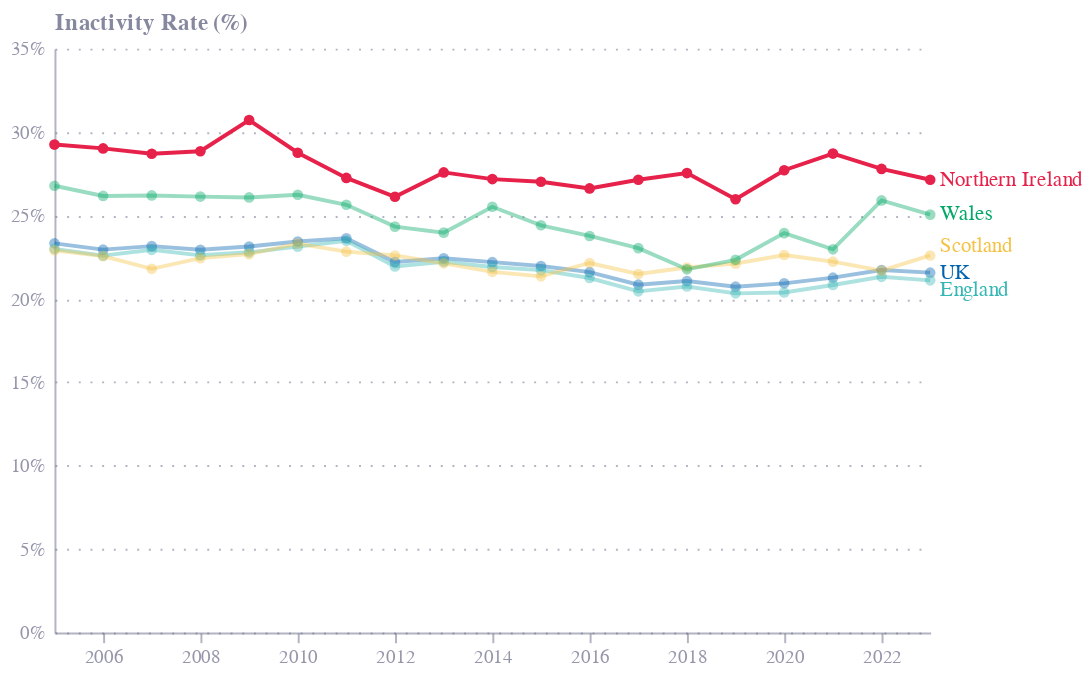

Notebook code for this chart:
### Code cell
df = full_df.copy()
df = df.query('`Source File` == "chart1.xml"')
df.columns = ['series', 'year', 'value', 'file']
df = df.drop(columns=['file'])
df.series.unique()
df['year'] = pd.to_datetime(df['year'], format='%Y.0')
# ['Inactivity UK (%)', 'Inactivity England (%)',
#        'Inactivity Scotland (%)', 'Inactivity Wales (%)',
#        'Inactivity Northern Ireland (%)']

df['series'] = df['series'].map({
    'Inactivity UK (%)': 'UK',
    'Inactivity England (%)': 'England',
    'Inactivity Scotland (%)': 'Scotland',
    'Inactivity Wales (%)': 'Wales',
    'Inactivity Northern Ireland (%)': 'Northern Ireland'
})


df['label'] = np.where(df['year'].dt.year == 2023, df.series, '')

base = alt.Chart(df).encode(
    x=alt.X('year:T', title=''),
    y=alt.Y('value:Q', title='Inactivity Rate (%)', axis=alt.Axis(format='%')),
    color=alt.Color('series:N', title='Country', legend=None),
)

lines = base.mark_line(
    point=True
).encode(
    opacity=alt.condition(alt.datum.series == 'Northern Ireland', alt.value(1), alt.value(0.4))
)

labels = base.mark_text(align='left',
                        dy=alt.expr("datum.series == 'Scotland' ? -5 : datum.series == 'England' ? 5 : 0"),
                                                                          dx=5).encode(
    text='label:N'
)

chart = (lines + labels).properties(
    width=450,
    height=300
)

chart.save('charts/fig1.png', scale_factor=2.0)
chart.save('charts/fig1.json')
chart

### Figure 1 — Vega-Lite specification as saved in the notebook (floating-point values rounded to 4 significant figures)
{"config": {"font": "Circular Std", "mark": {"line": {"interpolate": "monotone"}}, "view": {"stroke": "transparent", "width": 400, "height": 300}, "range": {"category": ["#36B7B4", "#E6224B", "#F4C245", "#0063AF", "#00A767", "#179FDB", "#EB5C2E"], "diverging": ["#E6224B", "#E54753", "#C9C9C9", "#179FDB", "#122B39"], "heatmap": ["#C9C9C9", "#179FDB", "#0063AF", "#122B39"], "ordinal": ["#00A767", "#36B7B4", "#179FDB", "#0063AF", "#243B5A"]}, "axisX": {"domainColor": "#676A86", "domainOpacity": 0.5, "grid": false, "labelAngle": 0, "labelColor": "#676A86", "labelOpacity": 0.7, "orient": "bottom", "tickColor": "#676A86", "tickCount": 10, "tickOpacity": 0.5, "title": false, "titleAlign": "center", "titleAnchor": "middle", "titleColor": "#676A86", "titleFontSize": 12, "titleOpacity": 0.8, "titleY": -15}, "axisY": {"domainColor": "#676A86", "domainOpacity": 0.5, "gridColor": "#676A86", "gridDash": [1, 5], "gridOpacity": 0.5, "labelColor": "#676A86", "labelOpacity": 0.7, "labelPadding": 5, "tickColor": "#676A86", "tickCount": 8, "tickOpacity": 0.5, "ticks": false, "titleAlign": "left", "titleAngle": 0, "titleBaseline": "bottom", "titleColor": "#676A86", "titleFontSize": 12, "titleOpacity": 0.8, "titleX": 0, "titleY": -7}}, "layer": [{"mark": {"type": "line", "point": true}, "encoding": {"color": {"field": "series", "legend": null, "title": "Country", "type": "nominal"}, "opacity": {"condition": {"test": "(datum.series === 'Northern Ireland')", "value": 1}, "value": 0.4}, "x": {"field": "year", "title": "", "type": "temporal"}, "y": {"axis": {"format": "%"}, "field": "value", "title": "Inactivity Rate (%)", "type": "quantitative"}}}, {"mark": {"type": "text", "align": "left", "dx": 5, "dy": {"expr": "datum.series == 'Scotland' ? -5 : datum.series == 'England' ? 5 : 0"}}, "encoding": {"color": {"field": "series", "legend": null, "title": "Country", "type": "nominal"}, "text": {"field": "label", "type": "nominal"}, "x": {"field": "year", "title": "", "type": "temporal"}, "y": {"axis": {"format": "%"}, "field": "value", "title": "Inactivity Rate (%)", "type": "quantitative"}}}], "data": {"name": "data-e2bc2400cbdded99cb6ac27fce38acb4"}, "height": 300, "width": 450, "$schema": "https://vega.github.io/schema/vega-lite/v5.8.0.json", "datasets": {"data-e2bc2400cbdded99cb6ac27fce38acb4": [{"series": "UK", "year": "2005-01-01T00:00:00", "value": 0.2333, "label": ""}, {"series": "UK", "year": "2006-01-01T00:00:00", "value": 0.2295, "label": ""}, {"series": "UK", "year": "2007-01-01T00:00:00", "value": 0.2316, "label": ""}, {"series": "UK", "year": "2008-01-01T00:00:00", "value": 0.2294, "label": ""}, {"series": "UK", "year": "2009-01-01T00:00:00", "value": 0.2314, "label": ""}, {"series": "UK", "year": "2010-01-01T00:00:00", "value": 0.2344, "label": ""}, {"series": "UK", "year": "2011-01-01T00:00:00", "value": 0.2363, "label": ""}, {"series": "UK", "year": "2012-01-01T00:00:00", "value": 0.2221, "label": ""}, {"series": "UK", "year": "2013-01-01T00:00:00", "value": 0.2243, "label": ""}, {"series": "UK", "year": "2014-01-01T00:00:00", "value": 0.222, "label": ""}, {"series": "UK", "year": "2015-01-01T00:00:00", "value": 0.2197, "label": ""}, {"series": "UK", "year": "2016-01-01T00:00:00", "value": 0.216, "label": ""}, {"series": "UK", "year": "2017-01-01T00:00:00", "value": 0.2085, "label": ""}, {"series": "UK", "year": "2018-01-01T00:00:00", "value": 0.2107, "label": ""}, {"series": "UK", "year": "2019-01-01T00:00:00", "value": 0.2073, "label": ""}, {"series": "UK", "year": "2020-01-01T00:00:00", "value": 0.2093, "label": ""}, {"series": "UK", "year": "2021-01-01T00:00:00", "value": 0.2127, "label": ""}, {"series": "UK", "year": "2022-01-01T00:00:00", "value": 0.2173, "label": ""}, {"series": "UK", "year": "2023-01-01T00:00:00", "value": 0.2157, "label": "UK"}, {"series": "England", "year": "2005-01-01T00:00:00", "value": 0.23, "label": ""}, {"series": "England", "year": "2006-01-01T00:00:00", "value": 0.2259, "label": ""}, {"series": "England", "year": "2007-01-01T00:00:00", "value": 0.2294, "label": ""}, {"series": "England", "year": "2008-01-01T00:00:00", "value": 0.2261, "label": ""}, {"series": "England", "year": "2009-01-01T00:00:00", "value": 0.2279, "label": ""}, {"series": "England", "year": "2010-01-01T00:00:00", "value": 0.2313, "label": ""}, {"series": "England", "year": "2011-01-01T00:00:00", "value": 0.2348, "label": ""}, {"series": "England", "year": "2012-01-01T00:00:00", "value": 0.2194, "label": ""}, {"series": "England", "year": "2013-01-01T00:00:00", "value": 0.2222, "label": ""}, {"series": "England", "year": "2014-01-01T00:00:00", "value": 0.2191, "label": ""}, {"series": "England", "year": "2015-01-01T00:00:00", "value": 0.2172, "label": ""}, {"series": "England", "year": "2016-01-01T00:00:00", "value": 0.2125, "label": ""}, {"series": "England", "year": "2017-01-01T00:00:00", "value": 0.2045, "label": ""}, {"series": "England", "year": "2018-01-01T00:00:00", "value": 0.2074, "label": ""}, {"series": "England", "year": "2019-01-01T00:00:00", "value": 0.2033, "label": ""}, {"series": "England", "year": "2020-01-01T00:00:00", "value": 0.2038, "label": ""}, {"series": "England", "year": "2021-01-01T00:00:00", "value": 0.2083, "label": ""}, {"series": "England", "year": "2022-01-01T00:00:00", "value": 0.2132, "label": ""}, {"series": "England", "year": "2023-01-01T00:00:00", "value": 0.2111, "label": "England"}, {"series": "Scotland", "year": "2005-01-01T00:00:00", "value": 0.2291, "label": ""}, {"series": "Scotland", "year": "2006-01-01T00:00:00", "value": 0.2256, "label": ""}, {"series": "Scotland", "year": "2007-01-01T00:00:00", "value": 0.218, "label": ""}, {"series": "Scotland", "year": "2008-01-01T00:00:00", "value": 0.2244, "label": ""}, {"series": "Scotland", "year": "2009-01-01T00:00:00", "value": 0.2268, "label": ""}, {"series": "Scotland", "year": "2010-01-01T00:00:00", "value": 0.2331, "label": ""}, {"series": "Scotland", "year": "2011-01-01T00:00:00", "value": 0.2283, "label": ""}, {"series": "Scotland", "year": "2012-01-01T00:00:00", "value": 0.226, "label": ""}, {"series": "Scotland", "year": "2013-01-01T00:00:00", "value": 0.2213, "label": ""}, {"series": "Scotland", "year": "2014-01-01T00:00:00", "value": 0.2162, "label": ""}, {"series": "Scotland", "year": "2015-01-01T00:00:00", "value": 0.2135, "label": ""}, {"series": "Scotland", "year": "2016-01-01T00:00:00", "value": 0.2215, "label": ""}, {"series": "Scotland", "year": "2017-01-01T00:00:00", "value": 0.2149, "label": ""}, {"series": "Scotland", "year": "2018-01-01T00:00:00", "value": 0.2188, "label": ""}, {"series": "Scotland", "year": "2019-01-01T00:00:00", "value": 0.2211, "label": ""}, {"series": "Scotland", "year": "2020-01-01T00:00:00", "value": 0.2263, "label": ""}, {"series": "Scotland", "year": "2021-01-01T00:00:00", "value": 0.2223, "label": ""}, {"series": "Scotland", "year": "2022-01-01T00:00:00", "value": 0.2169, "label": ""}, {"series": "Scotland", "year": "2023-01-01T00:00:00", "value": 0.226, "label": "Scotland"}, {"series": "Wales", "year": "2005-01-01T00:00:00", "value": 0.2678, "label": ""}, {"series": "Wales", "year": "2006-01-01T00:00:00", "value": 0.2617, "label": ""}, {"series": "Wales", "year": "2007-01-01T00:00:00", "value": 0.262, "label": ""}, {"series": "Wales", "year": "2008-01-01T00:00:00", "value": 0.2613, "label": ""}, {"series": "Wales", "year": "2009-01-01T00:00:00", "value": 0.2608, "label": ""}, {"series": "Wales", "year": "2010-01-01T00:00:00", "value": 0.2624, "label": ""}, {"series": "Wales", "year": "2011-01-01T00:00:00", "value": 0.2564, "label": ""}, {"series": "Wales", "year": "2012-01-01T00:00:00", "value": 0.2433, "label": ""}, {"series": "Wales", "year": "2013-01-01T00:00:00", "value": 0.2397, "label": ""}, {"series": "Wales", "year": "2014-01-01T00:00:00", "value": 0.2552, "label": ""}, {"series": "Wales", "year": "2015-01-01T00:00:00", "value": 0.2441, "label": ""}, {"series": "Wales", "year": "2016-01-01T00:00:00", "value": 0.2377, "label": ""}, {"series": "Wales", "year": "2017-01-01T00:00:00", "value": 0.2304, "label": ""}, {"series": "Wales", "year": "2018-01-01T00:00:00", "value": 0.2177, "label": ""}, {"series": "Wales", "year": "2019-01-01T00:00:00", "value": 0.2234, "label": ""}, {"series": "Wales", "year": "2020-01-01T00:00:00", "value": 0.2394, "label": ""}, {"series": "Wales", "year": "2021-01-01T00:00:00", "value": 0.2297, "label": ""}, {"series": "Wales", "year": "2022-01-01T00:00:00", "value": 0.259, "label": ""}, {"series": "Wales", "year": "2023-01-01T00:00:00", "value": 0.2505, "label": "Wales"}, {"series": "Northern Ireland", "year": "2005-01-01T00:00:00", "value": 0.2925, "label": ""}, {"series": "Northern Ireland", "year": "2006-01-01T00:00:00", "value": 0.2902, "label": ""}, {"series": "Northern Ireland", "year": "2007-01-01T00:00:00", "value": 0.287, "label": ""}, {"series": "Northern Ireland", "year": "2008-01-01T00:00:00", "value": 0.2885, "label": ""}, {"series": "Northern Ireland", "year": "2009-01-01T00:00:00", "value": 0.3072, "label": ""}, {"series": "Northern Ireland", "year": "2010-01-01T00:00:00", "value": 0.2876, "label": ""}, {"series": "Northern Ireland", "year": "2011-01-01T00:00:00", "value": 0.2725, "label": ""}, {"series": "Northern Ireland", "year": "2012-01-01T00:00:00", "value": 0.2612, "label": ""}, {"series": "Northern Ireland", "year": "2013-01-01T00:00:00", "value": 0.2758, "label": ""}, {"series": "Northern Ireland", "year": "2014-01-01T00:00:00", "value": 0.2718, "label": ""}, {"series": "Northern Ireland", "year": "2015-01-01T00:00:00", "value": 0.2702, "label": ""}, {"series": "Northern Ireland", "year": "2016-01-01T00:00:00", "value": 0.2662, "label": ""}, {"series": "Northern Ireland", "year": "2017-01-01T00:00:00", "value": 0.2714, "label": ""}, {"series": "Northern Ireland", "year": "2018-01-01T00:00:00", "value": 0.2754, "label": ""}, {"series": "Northern Ireland", "year": "2019-01-01T00:00:00", "value": 0.2597, "label": ""}, {"series": "Northern Ireland", "year": "2020-01-01T00:00:00", "value": 0.2771, "label": ""}, {"series": "Northern Ireland", "year": "2021-01-01T00:00:00", "value": 0.2871, "label": ""}, {"series": "Northern Ireland", "year": "2022-01-01T00:00:00", "value": 0.2779, "label": ""}, {"series": "Northern Ireland", "year": "2023-01-01T00:00:00", "value": 0.2714, "label": "Northern Ireland"}]}}
